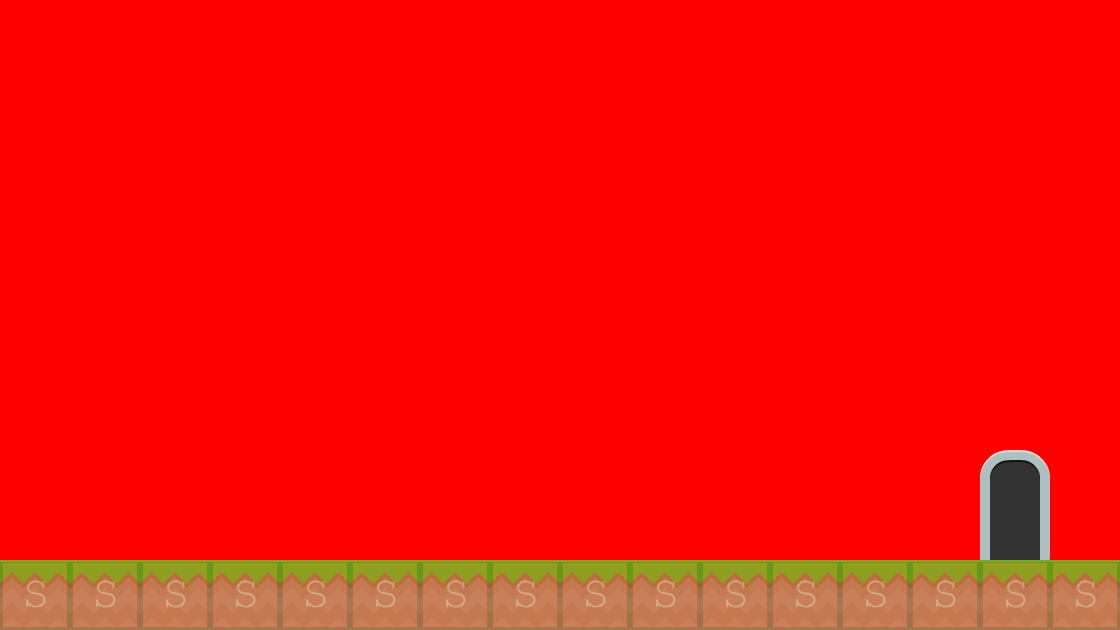

A level layout from a 2D game, rendered from its tile map. Below: a short description, then the map file with tile-grid data replaced by summaries:
An orthogonal 16x9 tile map with 70x70 px tiles, 2 tile layers (Background, collision), 2 tilesets and 1 object (levelTrigger).

<map version="1.0" orientation="orthogonal" renderorder="right-down" width="16" height="9" tilewidth="70" tileheight="70" backgroundcolor="#ff0000">
 <tileset firstgid="1" name="background-tiles" tilewidth="70" tileheight="70">
  <image source="../img/background-tiles.png" width="910" height="910" />
 </tileset>
 <tileset firstgid="170" name="meta-tiles" tilewidth="70" tileheight="70">
  <image source="../img/meta-tiles.png" width="350" height="70" />
  <tile id="4">
   <properties>
    <property name="type" value="solid" />
   </properties>
  </tile>
 </tileset>
 <layer name="Background" width="16" height="9">
  <data>[144 cells, 18 non-empty, 3 distinct tile ids]</data>
 </layer>
 <layer name="collision" width="16" height="9" opacity="0.2">
  <data>[144 cells, 16 non-empty, 1 distinct tile ids]</data>
 </layer>
 <objectgroup name="trigger-entities">
  <properties>
   <property name="xSpawn" value="400" />
   <property name="ySpawn" value="0" />
  </properties>
  <object name="levelTrigger" x="980" y="437.5" width="70" height="122.5">
   <properties>
    <property name="level" value="ArmandoLevel02" />
   </properties>
  </object>
 </objectgroup>
</map>
